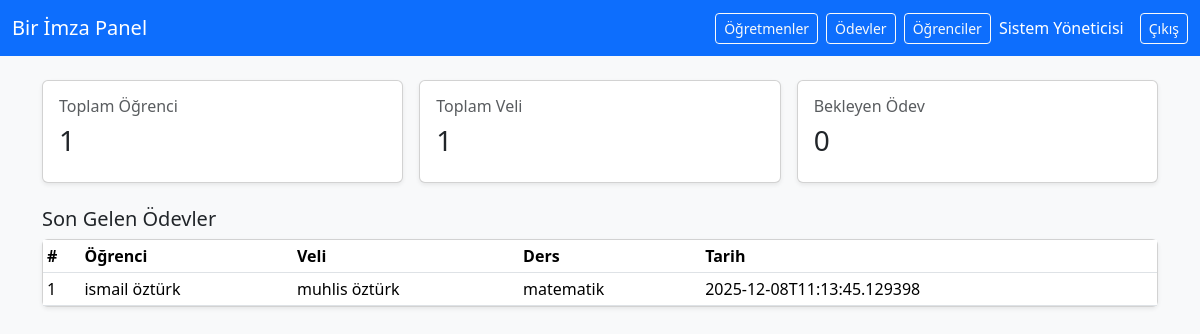
The app's page /dashboard (signed in) with its own data.
### tables this page shows
CREATE TABLE homework (
            id INTEGER PRIMARY KEY AUTOINCREMENT,
            student_id INTEGER NOT NULL,
            subject TEXT,
            description TEXT,
            image_url TEXT,
            status TEXT,                  -- 'gonderildi', 'kontrol_edildi', 'eksik'
            teacher_note TEXT,
            teacher_image_url TEXT,
            created_at TEXT,
            updated_at TEXT,
            FOREIGN KEY (student_id) REFERENCES students(id)
        );

CREATE TABLE students (
            id INTEGER PRIMARY KEY AUTOINCREMENT,
            parent_id INTEGER NOT NULL,
            name TEXT NOT NULL,
            school TEXT,
            grade TEXT,
            address TEXT,
            is_active INTEGER DEFAULT 1,
            FOREIGN KEY (parent_id) REFERENCES parents(id)
        );

CREATE TABLE parents (
            id INTEGER PRIMARY KEY AUTOINCREMENT,
            name TEXT NOT NULL,
            phone TEXT UNIQUE NOT NULL,
            password_hash TEXT,
            is_verified INTEGER DEFAULT 0,
            created_at TEXT
        );

### app.py (the view)
@app.route("/dashboard")
@login_required()
def dashboard():
    conn = get_db()
    cur = conn.cursor()
    cur.execute("SELECT COUNT(*) AS c FROM students")
    total_students = cur.fetchone()["c"]
    cur.execute("SELECT COUNT(*) AS c FROM parents")
    total_parents = cur.fetchone()["c"]
    cur.execute("SELECT COUNT(*) AS c FROM homework WHERE status = 'gonderildi'")
    waiting_hw = cur.fetchone()["c"]
    cur.execute(
        """
        SELECT h.id, h.subject, h.created_at,
               s.name AS student_name,
               p.name AS parent_name
        FROM homework h
        JOIN students s ON h.student_id = s.id
        JOIN parents p ON s.parent_id = p.id
        ORDER BY h.created_at DESC
        LIMIT 10
        """
    )
    last_homeworks = cur.fetchall()
    conn.close()
    return render_template(
        "dashboard.html",
        total_students=total_students,
        total_parents=total_parents,
        waiting_hw=waiting_hw,
        last_homeworks=last_homeworks,
    )

### app.py (called while the page is built)
def get_db():
    conn = sqlite3.connect(DB_NAME)
    conn.row_factory = sqlite3.Row
    return conn

def login_required(role=None):
    def decorator(f):
        @wraps(f)
        def wrapped(*args, **kwargs):
            user_id = session.get("user_id")
            if not user_id:
                return redirect(url_for("login", next=request.path))
            if role:
                user_role = session.get("role")
                if user_role != role:
                    flash("Bu sayfaya erişim yetkiniz yok.", "danger")
                    return redirect(url_for("dashboard"))
            return f(*args, **kwargs)
        return wrapped
    return decorator

### templates/dashboard.html (shortened to what this page needs)
<!doctype html>
<html lang="tr">
<head>
  <link href="https://cdn.jsdelivr.net/npm/bootstrap@5.3.2/dist/css/bootstrap.min.css" rel="stylesheet">
</head>
<body class="bg-light">
<nav class="navbar navbar-expand-lg navbar-dark bg-primary">
  <div class="container-fluid">
    <a class="navbar-brand" href="{{ url_for('dashboard') }}">Bir İmza Panel</a>
    <div class="collapse navbar-collapse justify-content-end" id="navbarNav">
      <ul class="navbar-nav align-items-center">
        <li class="nav-item me-2">
          <a class="btn btn-sm btn-outline-light" href="{{ url_for('teachers_list') }}">
            Öğretmenler
          </a>
        </li>
        <li class="nav-item me-2">
          <a class="btn btn-sm btn-outline-light" href="{{ url_for('homeworks_list') }}">
            Ödevler
          </a>
        </li>
        <li class="nav-item me-2">
          <a class="btn btn-sm btn-outline-light" href="{{ url_for('students_list') }}">
            Öğrenciler
          </a>
        </li>
        <li class="nav-item me-3">
          <span class="navbar-text text-white">
            {{ session.full_name or session.username }}
          </span>
        </li>
        <li class="nav-item">
          <a href="{{ url_for('logout') }}" class="btn btn-sm btn-outline-light">Çıkış</a>
        </li>
      </ul>
    </div>
  </div>
</nav>
<div class="container py-4">
  <div class="row g-3 mb-4">
    <div class="col-md-4">
      <div class="card shadow-sm">
        <div class="card-body">
          <h6 class="text-muted">Toplam Öğrenci</h6>
          <h3>{{ total_students }}</h3>
        </div>
      </div>
    </div>
    <div class="col-md-4">
      <div class="card shadow-sm">
        <div class="card-body">
          <h6 class="text-muted">Toplam Veli</h6>
          <h3>{{ total_parents }}</h3>
        </div>
      </div>
    </div>
    <div class="col-md-4">
      <div class="card shadow-sm">
        <div class="card-body">
          <h6 class="text-muted">Bekleyen Ödev</h6>
          <h3>{{ waiting_hw }}</h3>
        </div>
      </div>
    </div>
  </div>
  <h5>Son Gelen Ödevler</h5>
  <div class="card shadow-sm">
    <div class="card-body p-0">
      <table class="table mb-0 table-sm table-hover">
        <thead>
          <tr>
            <th>#</th>
            <th>Öğrenci</th>
            <th>Veli</th>
            <th>Ders</th>
            <th>Tarih</th>
          </tr>
        </thead>
        <tbody>
          {% for hw in last_homeworks %}
          <tr>
            <td>{{ hw.id }}</td>
            <td>{{ hw.student_name }}</td>
            <td>{{ hw.parent_name }}</td>
            <td>{{ hw.subject or '-' }}</td>
            <td>{{ hw.created_at }}</td>
          </tr>
          {% else %}
          <tr>
            <td colspan="5" class="text-center py-3">Henüz ödev yüklenmemiş.</td>
          </tr>
          {% endfor %}
        </tbody>
      </table>
    </div>
  </div>
</div>
</body>
</html>

### records on screen
homework: id "1", student_name "ismail öztürk", parent_name "muhlis öztürk", subject "matematik", created_at "2025-12-08T11:13:45.129398"

### other values on screen
{{ session.full_name or session.username }} "Sistem Yöneticisi"
{{ total_students }} "1"
{{ total_parents }} "1"
{{ waiting_hw }} "0"
